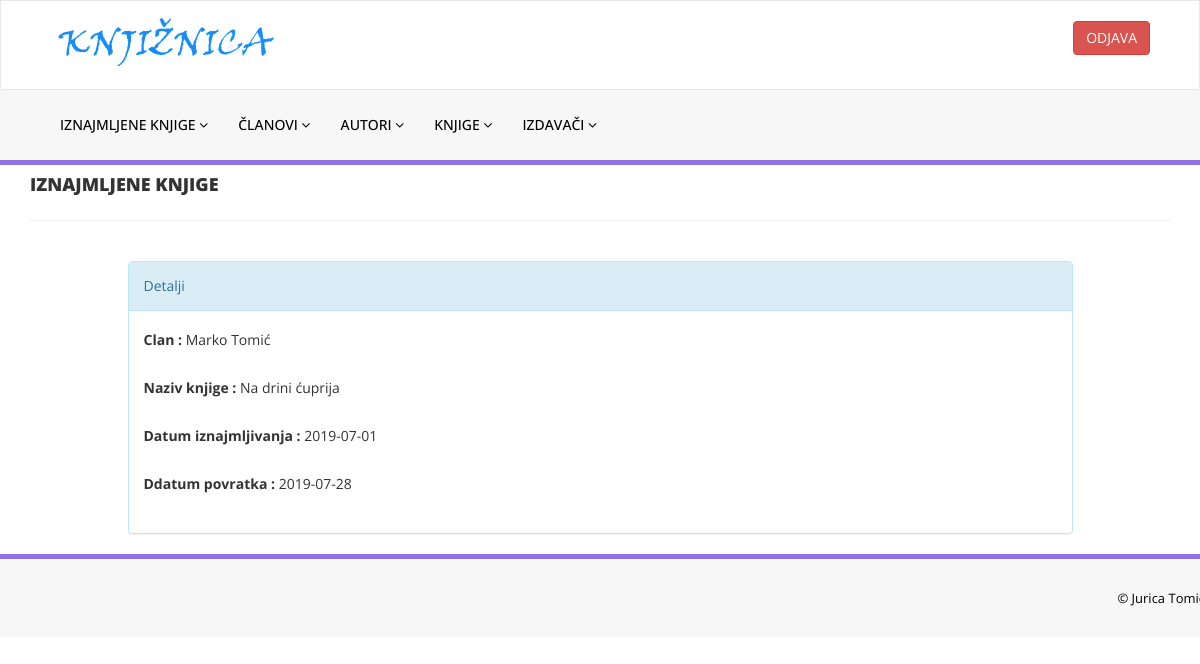
Page /urediIznajmljivanje.php?Id_Iznajmljivanje=1 (signed in) on the committed database.
### tables this page shows
CREATE TABLE `iznajmljivanje` (
  `Id_Iznajmljivanje` int(11) NOT NULL,
  `Datum_Iznajmljivanja` date DEFAULT NULL,
  `Datum_Vracanja` date DEFAULT NULL,
  `Korisnik_ID` int(11) NOT NULL,
  `Knjiga_ID` int(11) NOT NULL,
  `Status_Iznajmljivanja` tinyint(1) DEFAULT 1
);

CREATE TABLE `korisnici` (
  `ID_Korisnik` int(11) NOT NULL,
  `Ime` varchar(50) NOT NULL,
  `Prezime` varchar(50) NOT NULL,
  `E_Mail` varchar(100) NOT NULL,
  `Lozinka` varchar(50) NOT NULL,
  `Adresa` varchar(50) DEFAULT NULL,
  `Br_Telefona` varchar(50) DEFAULT NULL,
  `Status` tinyint(1) DEFAULT 1,
  `Tip_KorisnikaID` int(11) NOT NULL
);

CREATE TABLE `knjige` (
  `ID_Knjige` int(11) NOT NULL,
  `Naziv` varchar(100) NOT NULL,
  `Godina_Izdavanja` varchar(10) DEFAULT NULL,
  `Status` tinyint(1) DEFAULT 1,
  `Autor_ID` int(11) NOT NULL,
  `Izdavac_ID` int(11) NOT NULL,
  `Br_Stranica` int(11) NOT NULL
);

### urediIznajmljivanje.php (the view, shortened to what this page needs)
<?php
include('includes/config.php');
if(strlen($_SESSION['alogin'])==0)
    {
header('location:index.php');
}
else{
?>
<!DOCTYPE html>
<html xmlns="http://www.w3.org/1999/xhtml">
<head>
    <link href="assets/css/bootstrap.css" rel="stylesheet" />
    <link href="assets/css/font-awesome.css" rel="stylesheet" />
    <link href="assets/css/style.css" rel="stylesheet" />
</head>
<body>
<?php include('includes/header.php');?>
    <div class="content-wra
    <div class="content-wrapper">
         <div class="container">
        <div class="row pad-botm">
            <div class="col-md-12">
                <h4 class="header-line">Iznajmljene knjige</h4>
                            </div>
</div>
<div class="row">
<div class="col-md-10 col-sm-6 col-xs-12 col-md-offset-1"">
<div class="panel panel-info">
<div class="panel-heading">
    Detalji
</div>
<div class="panel-body">
<form role="form" method="post">
<?php
$Id_Iznajmljivanje=intval($_GET['Id_Iznajmljivanje']);
$sql = "SELECT korisnici.Ime, korisnici.Prezime, knjige.Naziv,iznajmljivanje.Id_Iznajmljivanje,iznajmljivanje.Datum_Iznajmljivanja, iznajmljivanje.Datum_Iznajmljivanja, iznajmljivanje.Datum_Vracanja, 	iznajmljivanje.Status_Iznajmljivanja from iznajmljivanje inner join korisnici on iznajmljivanje.Korisnik_ID= korisnici.ID_Korisnik inner join knjige on iznajmljivanje.Knjiga_ID=knjige.ID_Knjige where Id_Iznajmljivanje=:Id_Iznajmljivanje";
$query = $dbh -> prepare($sql);
$query->bindParam(':Id_Iznajmljivanje',$Id_Iznajmljivanje,PDO::PARAM_STR);
$query->execute();
$results=$query->fetchAll(PDO::FETCH_OBJ);
if($query->rowCount() > 0)
{
foreach($results as $result)
{               ?>
<div class="form-group">
<label>Clan :</label>
<?php echo htmlentities($result->Ime);?>
<?php echo htmlentities($result->Prezime);?>
</div>
<div class="form-group">
<label>Naziv knjige :</label>
<?php echo htmlentities($result->Naziv);?>
</div>
<div class="form-group">
<label>Datum iznajmljivanja :</label>
<?php echo htmlentities($result->Datum_Iznajmljivanja);?>
</div>
<div class="form-group">
<label> Ddatum povratka :</label>
<?php if($result->Status_Iznajmljivanja==1)
                                            {
                                                echo htmlentities("Nije vracena");
                                            } else {
                                            echo htmlentities($result->Datum_Vracanja);
}
                                            ?>
</div>
</div>
 <?php if($result->Status_Iznajmljivanja==1){?>
<button type="submit" name="return" id="submit" class="btn btn-info">Vrati knjigu </button>
 </div>
<?php } }} ?>
                            </div>
                        </div>
                            </div>
        </div>
    </div>
  <?php include('includes/footer.php');?>
</body>
</html>
<?php } ?>

### assets/css/style.css (style rules this page uses)
.header-line { font-weight:900; padding-bottom:25px; border-bottom:1px solid #eeeeee; text-transform:uppercase; }
.pad-botm { padding-bottom:30px; }

### rows in the picture
iznajmljivanje: korisnici.Ime "Marko", korisnici.Prezime "Tomić", knjige.Naziv "Na drini ćuprija", Datum_Iznajmljivanja "2019-07-01", Datum_Vracanja "2019-07-28"
